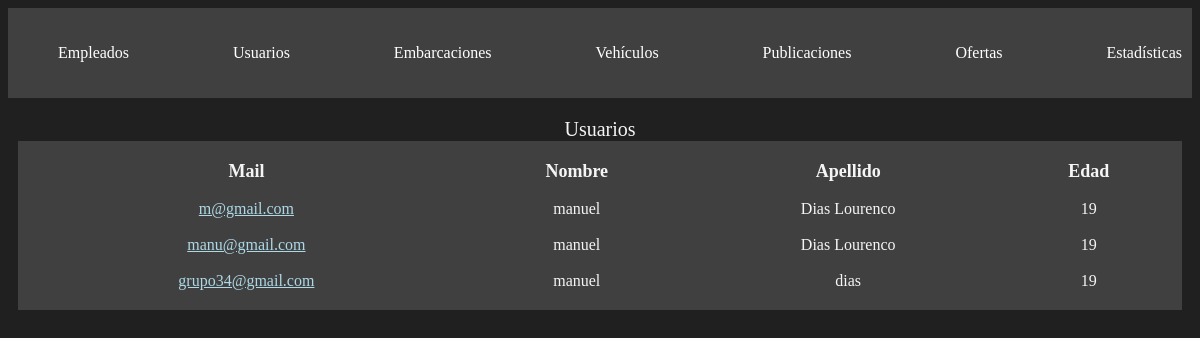
/administracion/usuarios/ (signed in), run on an earlier commit of the app's database.
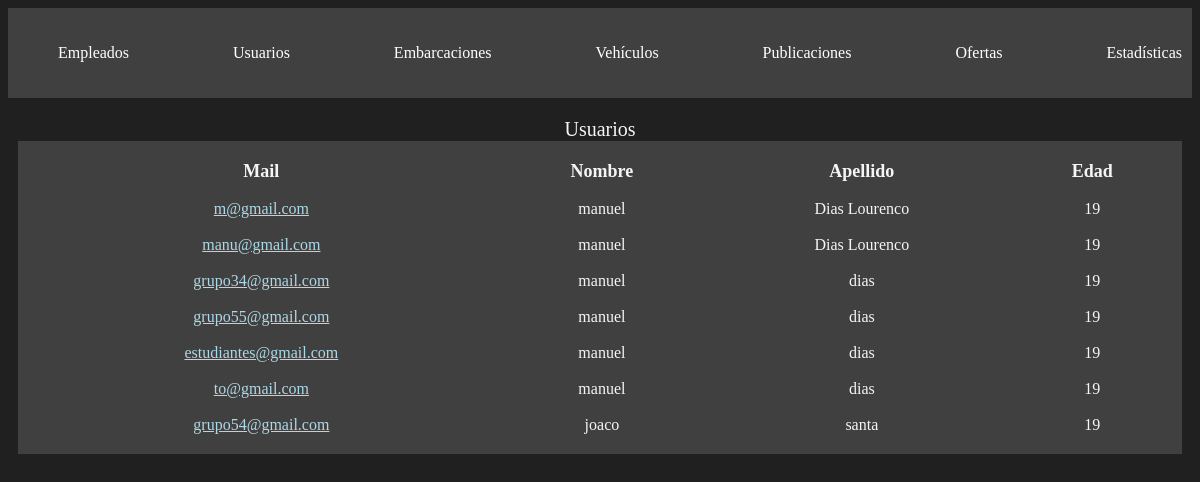
And on a later commit of the database.
### usuarios/models.py (models this page shows, shortened)
class Usuario(AbstractBaseUser, PermissionsMixin):
    nombre = models.CharField(max_length=50)
    apellido = models.CharField(max_length=50)
    fecha_nacimiento = models.DateField()
    telefono = models.CharField(max_length=13)
    mail = models.EmailField(max_length=50, unique=True)
    password = models.CharField(max_length=128)
    is_staff= models.BooleanField(default=False)
    is_blocked= models.BooleanField(default=False)
    USERNAME_FIELD = 'mail'
    REQUIRED_FIELDS = ['nombre', 'apellido', 'fecha_nacimiento', 'telefono']

### administrador/views.py (the view)
# urls.py: path('', include('usuarios.urls')),
@login_required(login_url=reverse_lazy('home'))
def usuarios(request):
    usuario_actual = request.user
    if not usuario_actual.is_superuser:
        return redirect('home')
    usuarios = Usuario.objects.filter(is_staff=False)
    for usuario in usuarios:
        usuario.edad = calcular_edad(usuario.fecha_nacimiento)
    return render(request, 'usuarios.html', {
        'usuarios' : usuarios
    })

### administrador/views.py (called while the page is built)
def calcular_edad(fecha_nacimiento):
    fecha_actual = datetime.now()
    edad = fecha_actual.year - fecha_nacimiento.year - ((fecha_actual.month, fecha_actual.day) < (fecha_nacimiento.month, fecha_nacimiento.day))
    return edad

### autenticacion/backend.py (called while the page is built)
    def get_user(self, user_id):
        UserModel = get_user_model()
        try:
            return UserModel.objects.get(pk=user_id)
        except UserModel.DoesNotExist:
            return None

### administrador/templates/usuarios.html
{% extends 'layouts/navbar.html' %}
{% block content %}
<table>
    <caption>Usuarios</caption>
    <thead>
        <tr>
            <th>Mail</th>
            <th>Nombre</th>
            <th>Apellido</th>
            <th>Edad</th>
        </tr>
    </thead>
    <tbody>
        {% for usuario in usuarios %}
        <tr>
            <td>
                <a href="{% url 'ver perfil' usuario.id %}"> {{usuario.mail}} </a>
            </td>
            <td>{{usuario.nombre}}</td>
            <td>{{usuario.apellido}}</td>
            <td>{{usuario.edad}}</td>
        </tr>
        {% endfor %}
    </tbody>
</table>
{% endblock %}

### administrador/templates/layouts/navbar.html (shortened to what this page needs)
{% load static %}
<!DOCTYPE html>
<html lang="en">
<head>
    <link rel="stylesheet" href="{% static 'styles/main.css' %}">
</head>
<body>
    <nav class="navbar container">
        <ul>
            <li>
                <a href="{% url 'empleados' %}"> Empleados </a>
            </li>
            <li>
                <a href="{% url 'usuarios' %}">Usuarios</a>
            </li>
            <li>
                <a> Embarcaciones </a>
            </li>
            <li>
                <a> Vehículos </a>
            </li>
            <li>
                <a> Publicaciones </a>
            </li>
            <li>
                <a> Ofertas </a>
            </li>
            <li>
                <a> Estadísticas </a>
            </li>
        </ul>
    </nav>
    <main class="container">
        {% block content %}
        {% endblock %}
    </main>
</body>
</html>

### administrador/static/styles/main.css (style rules this page uses)
body { background: #202020; color: whitesmoke; }
.navbar { background: #404040; padding: 5px 0; }
.navbar ul { display: flex; justify-content: space-between; }
.navbar ul li { list-style: none; }
.navbar ul li a { color: white; text-decoration: none; }
.container { max-width: 1200px; margin: auto; padding: 20px 10px; }
table { width: 100%; background: #404040; color: whitesmoke; padding: 10px; margin-bottom: 2px; }
table caption { font-size: 20px; }
table thead th { font-size: 18px; }
table tbody td { font-size: 16px; }
table th, table td { padding: 8px; text-align: center; }
a:link, a:visited { color: lightblue; font-size: 16px; }

What changed in the data, as far as the page shows it:
added Usuario: mail "grupo55@gmail.com", nombre "manuel", apellido "dias", edad "19"
added Usuario: mail "estudiantes@gmail.com", nombre "manuel", apellido "dias", edad "19"
added Usuario: mail "to@gmail.com", nombre "manuel", apellido "dias", edad "19"
added Usuario: mail "grupo54@gmail.com", nombre "joaco", apellido "santa", edad "19"
